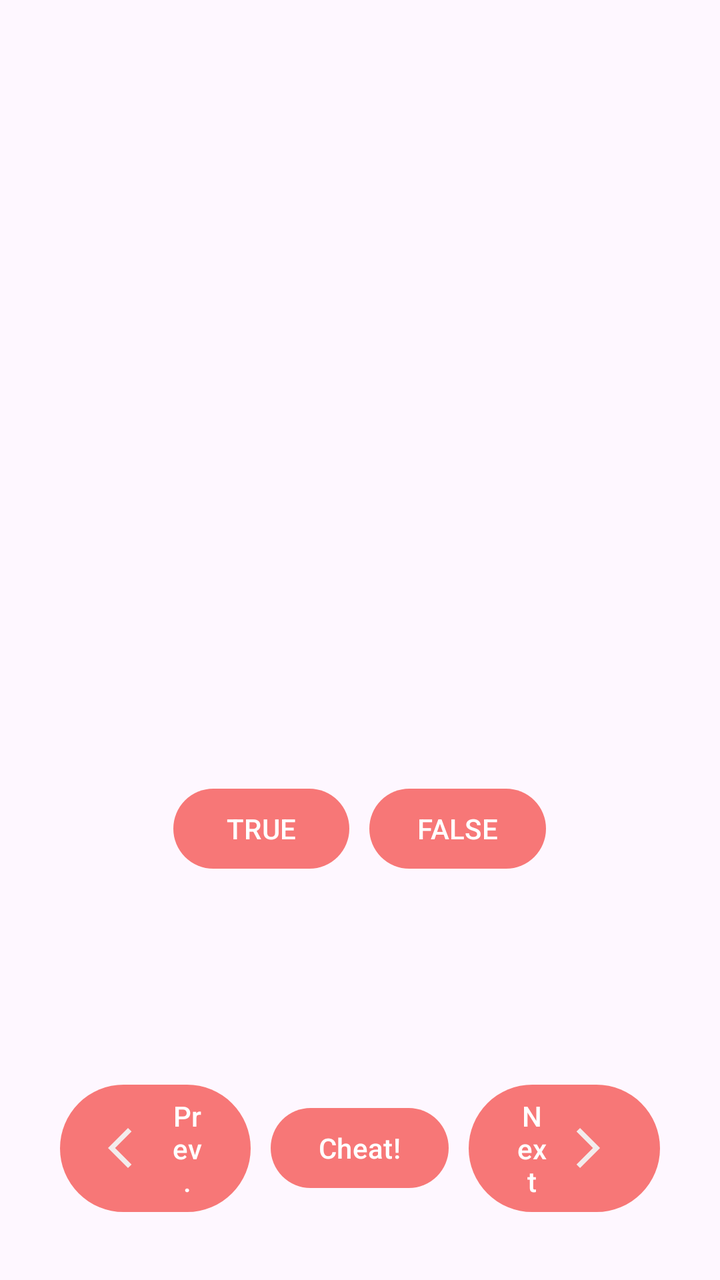
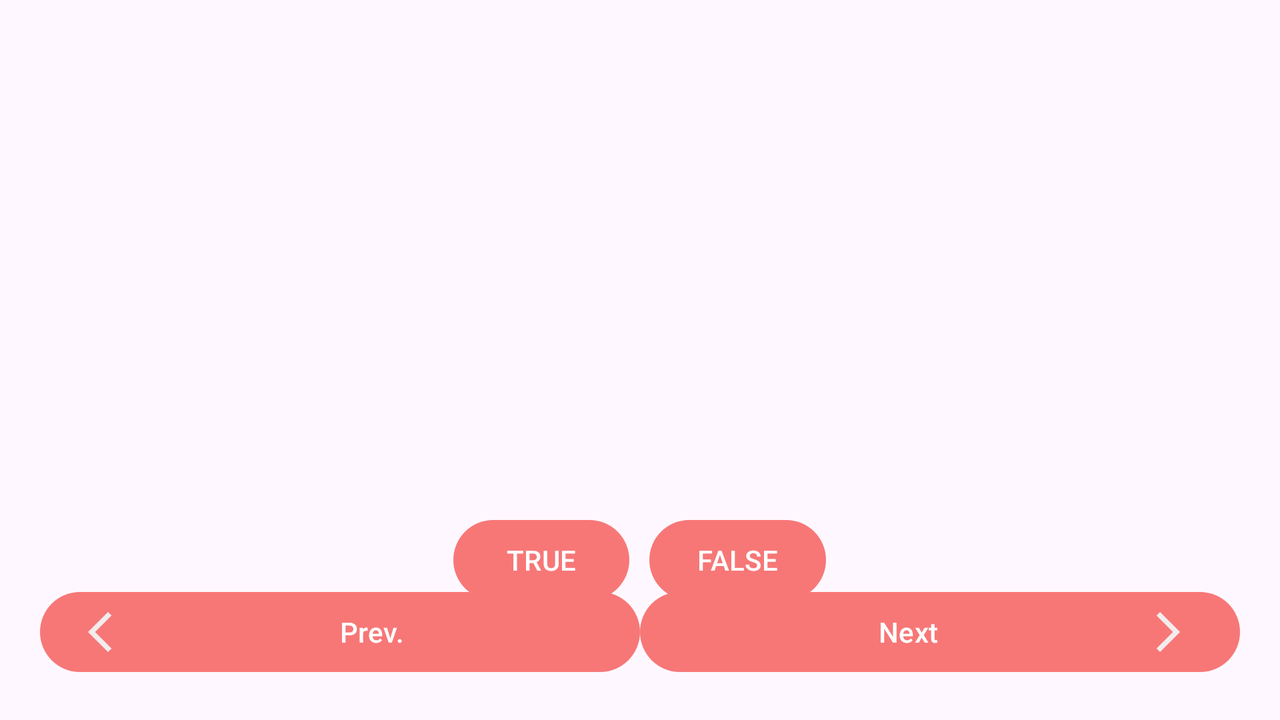

One screen, two layout resources from the same app: the default and the repository's alternative for another configuration. Each is rendered where Android would select it; the XML of both is given below.
<!-- AndroidManifest.xml: application theme Theme.TrueFalseAppPractise -->
<!-- res/layout/activity_main.xml -->
<?xml version="1.0" encoding="utf-8"?>
<LinearLayout xmlns:android="http://schemas.android.com/apk/res/android"
    xmlns:app="http://schemas.android.com/apk/res-auto"
    xmlns:tools="http://schemas.android.com/tools"
    android:id="@+id/main"
    android:layout_width="match_parent"
    android:layout_height="match_parent"
    tools:context=".MainActivity"
    android:orientation="vertical"
    android:padding="20dp"
    android:layout_margin="10dp"
    android:gravity="center">

    <TextView
        android:id="@+id/question"
        android:layout_width="match_parent"
        android:layout_height="wrap_content"
        android:textAlignment="center"
        android:textSize="30sp" />
    <View
        android:layout_width="0dp"
        android:layout_height="0dp"
        android:layout_weight="1" />


    <LinearLayout
        android:layout_width="wrap_content"
        android:layout_height="wrap_content"
        android:orientation="horizontal"
        android:layout_gravity="center">

        <Button
            android:id="@+id/true_button"
            android:layout_width="wrap_content"
            android:layout_height="wrap_content"
            android:layout_marginEnd="10dp"
            android:text="@string/true_button" />
        <Button
            android:id="@+id/false_button"
            android:layout_width="wrap_content"
            android:layout_height="wrap_content"
            android:text="@string/false_button"/>
    </LinearLayout>

    <LinearLayout
        android:layout_width="match_parent"
        android:layout_height="wrap_content"
        android:orientation="horizontal"
        android:layout_marginTop="100dp"
        android:gravity="center">

        <Button
            android:id="@+id/prevbutton"
            android:layout_width="0dp"
            android:layout_height="wrap_content"
            android:layout_weight="1"
            android:text="@string/prev_button"
            android:layout_marginEnd="10dp"
            android:drawableLeft="@drawable/outline_arrow_back_ios_24"
            android:drawablePadding="4dp"/>

        <Button
            android:id="@+id/cheat_button"
            android:layout_width="wrap_content"
            android:layout_height="wrap_content"
            android:layout_marginEnd="10dp"
            android:text="@string/cheat_button"/>

        <Button
            android:id="@+id/nextbutton"
            android:layout_width="0dp"
            android:layout_height="wrap_content"
            android:layout_weight="1"
            android:text="@string/next_button"
            android:drawableEnd="@drawable/outline_arrow_forward_ios_24"
            android:drawablePadding="4dp"/>

    </LinearLayout>

</LinearLayout>
<!-- resources referenced by this layout -->
<resources>
  <!-- drawable outline_arrow_back_ios_24 (drawable) -->
  <vector xmlns:android="http://schemas.android.com/apk/res/android" android:autoMirrored="true" android:height="24dp" android:tint="#F3ECEC" android:viewportHeight="960" android:viewportWidth="960" android:width="24dp">
        
      <path android:fillColor="@android:color/white" android:pathData="M400,880L0,480L400,80L471,151L142,480L471,809L400,880Z"/>
      
  </vector>
  <!-- drawable outline_arrow_forward_ios_24 (drawable) -->
  <vector xmlns:android="http://schemas.android.com/apk/res/android" android:autoMirrored="true" android:height="24dp" android:tint="#F3ECEC" android:viewportHeight="960" android:viewportWidth="960" android:width="24dp">
        
      <path android:fillColor="@android:color/white" android:pathData="M321,880L250,809L579,480L250,151L321,80L721,480L321,880Z"/>
      
  </vector>
  <string name="cheat_button">Cheat!</string>
  <string name="false_button">FALSE</string>
  <string name="next_button">Next</string>
  <string name="prev_button">Prev.</string>
  <string name="true_button">TRUE</string>
  <style name="Theme.TrueFalseAppPractise" parent="Base.Theme.TrueFalseAppPractise" />
  <style name="Base.Theme.TrueFalseAppPractise" parent="Theme.Material3.DayNight.NoActionBar">
          
           <item name="colorPrimary">#F77777</item>
      </style>
</resources>
<!-- res/layout-land/activity_main.xml (the repository's variant of the layout above) -->
<!-- drawn on the phone turned sideways -->
<?xml version="1.0" encoding="utf-8"?>
<FrameLayout xmlns:android="http://schemas.android.com/apk/res/android"
    android:layout_width="match_parent"
    android:layout_height="match_parent"
    android:id="@+id/main">

    
    <TextView
        android:id="@+id/question"
        android:layout_width="match_parent"
        android:layout_height="wrap_content"
        android:layout_gravity="top|center_horizontal"
        android:paddingTop="40dp"
        android:textAlignment="center"
        android:textSize="30sp" />

    
    <LinearLayout
        android:layout_width="wrap_content"
        android:layout_height="wrap_content"
        android:orientation="horizontal"
        android:layout_gravity="center"
        android:layout_marginTop="100dp">

        <Button
            android:id="@+id/true_button"
            android:layout_width="wrap_content"
            android:layout_height="wrap_content"
            android:layout_marginEnd="10dp"
            android:text="@string/true_button" />

        <Button
            android:id="@+id/false_button"
            android:layout_width="wrap_content"
            android:layout_height="wrap_content"
            android:text="@string/false_button" />
    </LinearLayout>

    
    <LinearLayout
        android:layout_width="match_parent"
        android:layout_height="wrap_content"
        android:orientation="horizontal"
        android:layout_gravity="bottom"
        android:layout_margin="20dp"
        android:gravity="center">

        <Button
            android:id="@+id/prevbutton"
            android:layout_width="0dp"
            android:layout_height="wrap_content"
            android:layout_weight="1"
            android:text="@string/prev_button"
            android:drawableLeft="@drawable/outline_arrow_back_ios_24"
            android:drawablePadding="4dp"
            android:layout_gravity="center_vertical" />

        <Button
            android:id="@+id/nextbutton"
            android:layout_width="0dp"
            android:layout_height="wrap_content"
            android:layout_weight="1"
            android:text="@string/next_button"
            android:drawableEnd="@drawable/outline_arrow_forward_ios_24"
            android:drawablePadding="4dp"
            android:layout_gravity="center_vertical" />
    </LinearLayout>

</FrameLayout>
<!-- resources referenced by the variant -->
<!-- as the phone turned sideways resolves them -->
<resources>
  <!-- drawable outline_arrow_back_ios_24 (drawable) -->
  <vector xmlns:android="http://schemas.android.com/apk/res/android" android:autoMirrored="true" android:height="24dp" android:tint="#F3ECEC" android:viewportHeight="960" android:viewportWidth="960" android:width="24dp">
        
      <path android:fillColor="@android:color/white" android:pathData="M400,880L0,480L400,80L471,151L142,480L471,809L400,880Z"/>
      
  </vector>
  <!-- drawable outline_arrow_forward_ios_24 (drawable) -->
  <vector xmlns:android="http://schemas.android.com/apk/res/android" android:autoMirrored="true" android:height="24dp" android:tint="#F3ECEC" android:viewportHeight="960" android:viewportWidth="960" android:width="24dp">
        
      <path android:fillColor="@android:color/white" android:pathData="M321,880L250,809L579,480L250,151L321,80L721,480L321,880Z"/>
      
  </vector>
  <string name="false_button">FALSE</string>
  <string name="next_button">Next</string>
  <string name="prev_button">Prev.</string>
  <string name="true_button">TRUE</string>
  <style name="Theme.TrueFalseAppPractise" parent="Base.Theme.TrueFalseAppPractise" />
  <style name="Base.Theme.TrueFalseAppPractise" parent="Theme.Material3.DayNight.NoActionBar">
          
           <item name="colorPrimary">#F77777</item>
      </style>
</resources>
